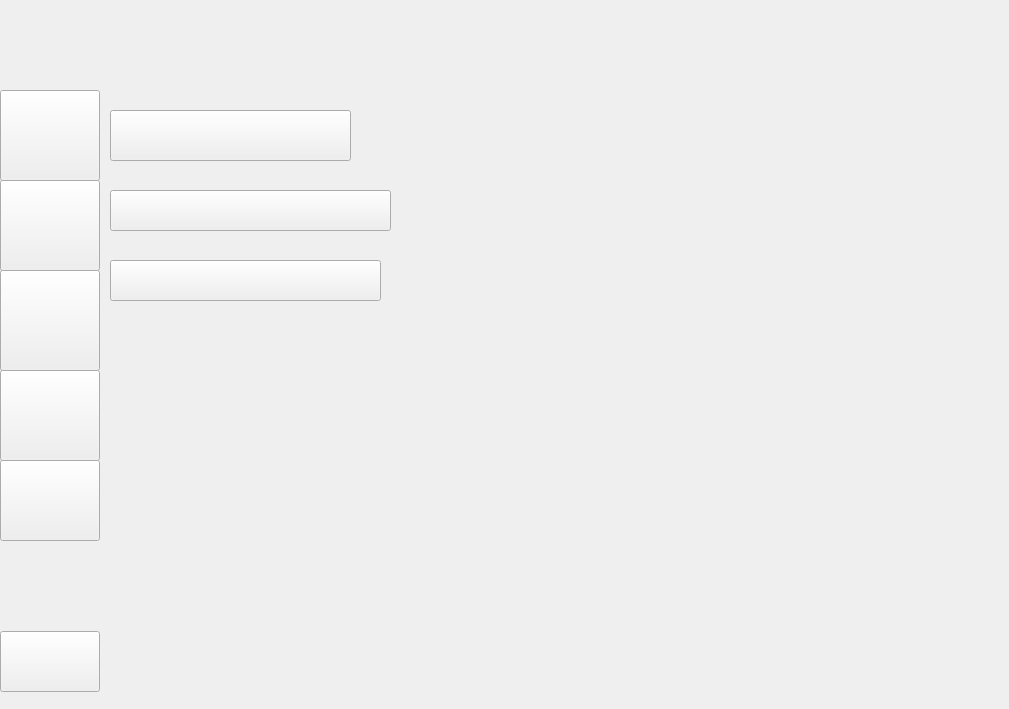
    <widget class="QWidget" name="page_21">
     <widget class="QLabel" name="label_21">
      <property name="geometry">
       <rect>
        <x>0</x>
        <y>0</y>
        <width>1000</width>
        <height>700</height>
       </rect>
      </property>
      <property name="text">
       <string/>
      </property>
      <property name="pixmap">
       <pixmap resource="resources.qrc">:/resources/Usuarios.png</pixmap>
      </property>
      <property name="scaledContents">
       <bool>true</bool>
      </property>
     </widget>
     <widget class="QPushButton" name="pushButton_105">
      <property name="geometry">
       <rect>
        <x>0</x>
        <y>90</y>
        <width>100</width>
        <height>91</height>
       </rect>
      </property>
      <property name="text">
       <string/>
      </property>
     </widget>
     <widget class="QPushButton" name="pushButton_106">
      <property name="geometry">
       <rect>
        <x>0</x>
        <y>180</y>
        <width>100</width>
        <height>91</height>
       </rect>
      </property>
      <property name="text">
       <string/>
      </property>
     </widget>
     <widget class="QPushButton" name="pushButton_107">
      <property name="geometry">
       <rect>
        <x>0</x>
        <y>270</y>
        <width>100</width>
        <height>101</height>
       </rect>
      </property>
      <property name="text">
       <string/>
      </property>
     </widget>
     <widget class="QPushButton" name="pushButton_108">
      <property name="geometry">
       <rect>
        <x>0</x>
        <y>370</y>
        <width>100</width>
        <height>91</height>
       </rect>
      </property>
      <property name="text">
       <string/>
      </property>
     </widget>
     <widget class="QPushButton" name="pushButton_109">
      <property name="geometry">
       <rect>
        <x>0</x>
        <y>460</y>
        <width>100</width>
        <height>81</height>
       </rect>
      </property>
      <property name="text">
       <string/>
      </property>
     </widget>
     <widget class="QPushButton" name="pushButton_110">
      <property name="geometry">
       <rect>
        <x>110</x>
        <y>110</y>
        <width>241</width>
        <height>51</height>
       </rect>
      </property>
      <property name="text">
       <string/>
      </property>
     </widget>
     <widget class="QPushButton" name="pushButton_111">
      <property name="geometry">
       <rect>
        <x>110</x>
        <y>190</y>
        <width>281</width>
        <height>41</height>
       </rect>
      </property>
      <property name="text">
       <string/>
      </property>
     </widget>
     <widget class="QPushButton" name="pushButton_112">
      <property name="geometry">
       <rect>
        <x>110</x>
        <y>260</y>
        <width>271</width>
        <height>41</height>
       </rect>
      </property>
      <property name="text">
       <string/>
      </property>
     </widget>
     <widget class="QPushButton" name="pushButton_172">
      <property name="geometry">
       <rect>
        <x>0</x>
        <y>631</y>
        <width>100</width>
        <height>61</height>
       </rect>
      </property>
      <property name="text">
       <string/>
      </property>
     </widget>
    </widget>
